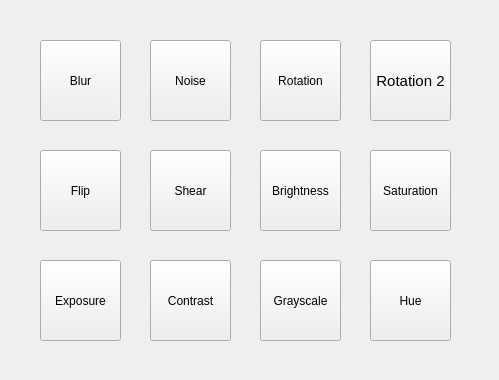
<?xml version="1.0" encoding="UTF-8"?>
<ui version="4.0">
 <class>Form</class>
 <widget class="QWidget" name="Form">
  <property name="geometry">
   <rect>
    <x>0</x>
    <y>0</y>
    <width>499</width>
    <height>380</height>
   </rect>
  </property>
  <property name="windowTitle">
   <string>Select Method</string>
  </property>
  <widget class="QPushButton" name="pushButton_blur">
   <property name="geometry">
    <rect>
     <x>40</x>
     <y>40</y>
     <width>81</width>
     <height>81</height>
    </rect>
   </property>
   <property name="text">
    <string>Blur</string>
   </property>
  </widget>
  <widget class="QPushButton" name="pushButton_noise">
   <property name="geometry">
    <rect>
     <x>150</x>
     <y>40</y>
     <width>81</width>
     <height>81</height>
    </rect>
   </property>
   <property name="text">
    <string>Noise</string>
   </property>
  </widget>
  <widget class="QPushButton" name="pushButton_rotation">
   <property name="geometry">
    <rect>
     <x>260</x>
     <y>40</y>
     <width>81</width>
     <height>81</height>
    </rect>
   </property>
   <property name="text">
    <string>Rotation</string>
   </property>
  </widget>
  <widget class="QPushButton" name="pushButton_hue">
   <property name="geometry">
    <rect>
     <x>370</x>
     <y>260</y>
     <width>81</width>
     <height>81</height>
    </rect>
   </property>
   <property name="text">
    <string>Hue</string>
   </property>
  </widget>
  <widget class="QPushButton" name="pushButton_flip">
   <property name="geometry">
    <rect>
     <x>40</x>
     <y>150</y>
     <width>81</width>
     <height>81</height>
    </rect>
   </property>
   <property name="text">
    <string>Flip</string>
   </property>
  </widget>
  <widget class="QPushButton" name="pushButton_brightness">
   <property name="geometry">
    <rect>
     <x>260</x>
     <y>150</y>
     <width>81</width>
     <height>81</height>
    </rect>
   </property>
   <property name="text">
    <string>Brightness</string>
   </property>
  </widget>
  <widget class="QPushButton" name="pushButton_saturation">
   <property name="geometry">
    <rect>
     <x>370</x>
     <y>150</y>
     <width>81</width>
     <height>81</height>
    </rect>
   </property>
   <property name="text">
    <string>Saturation</string>
   </property>
  </widget>
  <widget class="QPushButton" name="pushButton_shear">
   <property name="geometry">
    <rect>
     <x>150</x>
     <y>150</y>
     <width>81</width>
     <height>81</height>
    </rect>
   </property>
   <property name="text">
    <string>Shear</string>
   </property>
  </widget>
  <widget class="QPushButton" name="pushButton_exposure">
   <property name="geometry">
    <rect>
     <x>40</x>
     <y>260</y>
     <width>81</width>
     <height>81</height>
    </rect>
   </property>
   <property name="text">
    <string>Exposure</string>
   </property>
  </widget>
  <widget class="QPushButton" name="pushButton_grayscale">
   <property name="geometry">
    <rect>
     <x>260</x>
     <y>260</y>
     <width>81</width>
     <height>81</height>
    </rect>
   </property>
   <property name="text">
    <string>Grayscale</string>
   </property>
  </widget>
  <widget class="QPushButton" name="pushButton_contrast">
   <property name="geometry">
    <rect>
     <x>150</x>
     <y>260</y>
     <width>81</width>
     <height>81</height>
    </rect>
   </property>
   <property name="text">
    <string>Contrast</string>
   </property>
  </widget>
  <widget class="QPushButton" name="pushButton_rotation2">
   <property name="geometry">
    <rect>
     <x>370</x>
     <y>40</y>
     <width>81</width>
     <height>81</height>
    </rect>
   </property>
   <property name="font">
    <font>
     <pointsize>11</pointsize>
    </font>
   </property>
   <property name="text">
    <string>Rotation 2</string>
   </property>
  </widget>
 </widget>
 <resources/>
 <connections/>
</ui>
